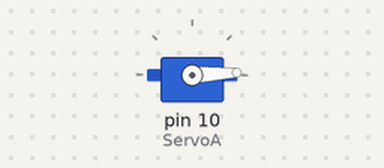
Bench run of a sketch on a simulated Arduino Uno, built with avr-gcc and run on an emulated ATmega328P. Parts: servo. What the sketch prints to the serial monitor is not drawn.

Above: at 0.05 s.
At 1.25 s:
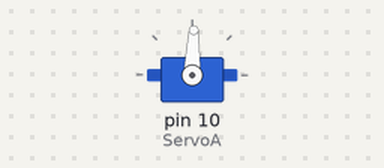
At 2.45 s:
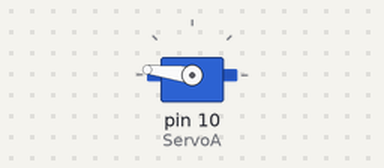
At 4.85 s:
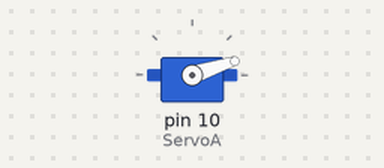
Timing chart, 0 to 6.6 s (numbered marks = the images above):
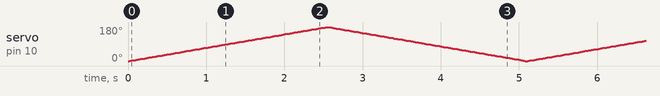

The sketch:

Servo_Base_Code.ino
```cpp
#include <Servo.h>
Servo ServoA;
// To control the servo with a frequency of 0.2Hz the period ought ot be 1/0.2 = 5 seconds
// 5/360 gives a delay of 0.0139 seconds between servo writes
int Pot = A0;


void setup() {
  Serial.begin(9600);
  Serial.println("Begin");
  ServoA.attach(10);
}

void loop() {
  for (int i = 0; i <= 180; i++){  // 180 is the maximum range of the servo motor
    ServoA.write(i);
    delay(14);
  }
  for (int i = 180; i >= 0; i--){  // 180 is the maximum range of the servo motor
    ServoA.write(i);
    delay(14);
  }
}
```
